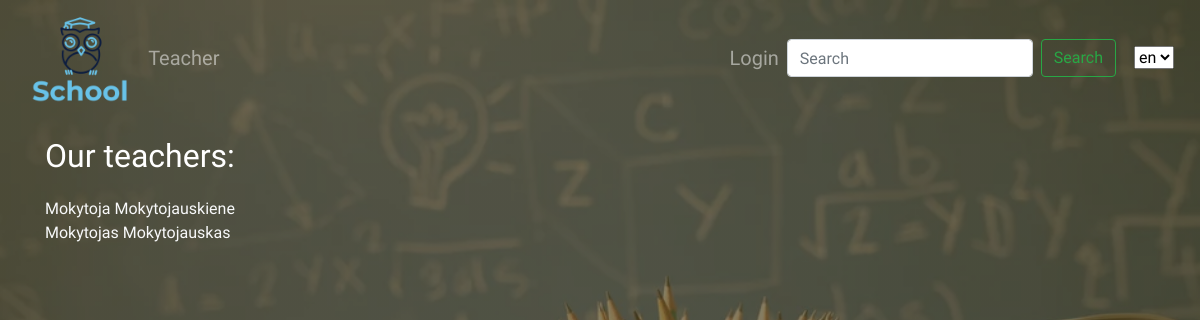
The page /school/teachers/ on the database its author committed.
### school/models.py (models this page shows, shortened)
class CustomUser(AbstractBaseUser, PermissionsMixin):
    email = models.EmailField(_('email address'), unique=True)
    fname = models.CharField(verbose_name=_("First name"), max_length=150, null=True, blank=True)
    lname = models.CharField(verbose_name=_("Last name"), max_length=150, null=True, blank=True)
    is_staff = models.BooleanField(default=False)
    is_active = models.BooleanField(default=True)
    USER_CHOICES = [
        ('T', 'Teacher'),
        ('S', 'Student')
    ]
    user_type = models.CharField(choices=USER_CHOICES, max_length=1)
    USERNAME_FIELD = 'email'
    REQUIRED_FIELDS = []
    objects = CustomUserManager()
    class Meta:
        ordering = ('id',)

### school/views.py (the view)
# urls.py: path('teachers/', views.TeachersListView.as_view(), name='teachers'),
class TeachersListView(generic.ListView):
    model = User
    template_name = 'teachers.html'
    context_object_name = 'teachers_list'
    paginate_by = 5
    queryset = User.objects.filter(user_type='T')

### school/templates/teachers.html (shortened to what this page needs)
{% extends "base.html" %}
{% load i18n %}
{% load static %}
{% block content %}
  <h1>{% trans "Our teachers:"%}</h1>
  {% for teacher in teachers_list %}
    <li><a href="{% url 'teacher' teacher.id %}" class="text-light">{{teacher.fname}} {{teacher.lname}}</a></li>
    {% endfor %}
<div class="row">
    <div class="col-md-12">
    </div>
</div>
{% endblock %}

### school/static/css/styles.css (style rules this page uses)
* { margin: 0px; padding: 0px; box-sizing: border-box; font-family: 'Offside', cursive; list-style: none; }
body { background-image: linear-gradient(rgba(83, 70, 31, 0.7),rgba(83, 70, 31, 0.7)), url(../img/fonas.jpg); background-size: cover; color: white; }
li a { list-style: none; }
li a:link { text-decoration: none; }

### rows shown on the page
CustomUser: fname "Mokytoja", lname "Mokytojauskiene"
CustomUser: fname "Mokytojas", lname "Mokytojauskas"

### other values the page prints
form field language "en"
